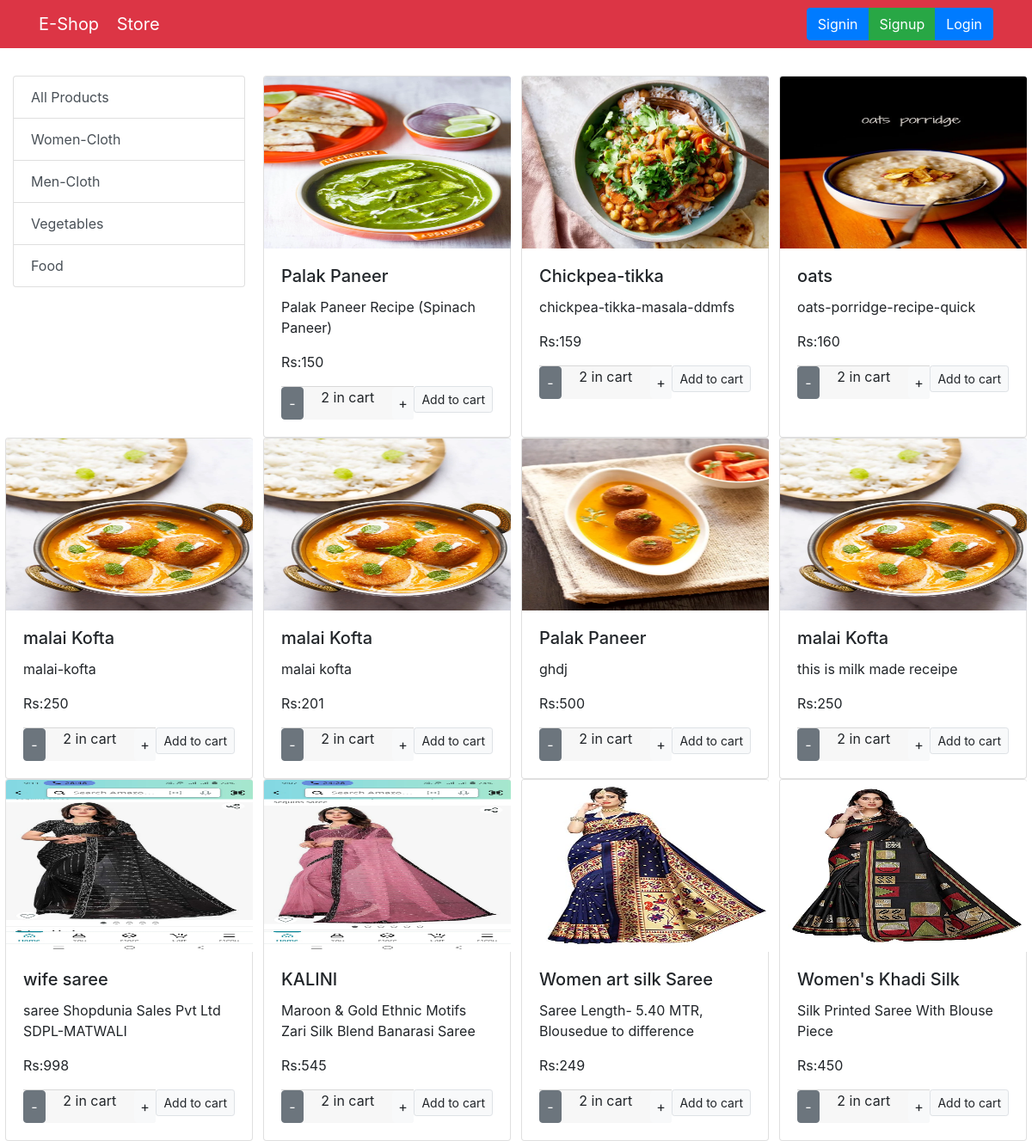
The app's page /index/ with its own data.
### WebApp/models/category.py (models this page shows, shortened)
class Category(models.Model):
    name=models.CharField(max_length=100)

### WebApp/models/product.py (models this page shows, shortened)
class Product(models.Model):
    name=models.CharField(max_length=50)
    price=models.IntegerField(default=0)
    category=models.ForeignKey(Category,on_delete=models.CASCADE,default=1)
    description=models.CharField(max_length=200,default='')
    image=models.ImageField(upload_to='products')
    productslug=AutoSlugField(populate_from='name',unique=True,null=True,default=None)
    @staticmethod
    def get_all_products():
        return Product.objects.all()

### WebApp/views.py (the view, shortened to what this page needs)
# urls.py: path('index/',views.index.as_view(),name='index'),
class index(View):
    def get(self,request):
        products=None
        categories=Category.objects.all()
        category_id=request.GET.get('category')
        if category_id:
            products=Product.get_all_products_by_id(category_id)
        else:
            products=Product.get_all_products()
            print(request.GET)
            context={'products':products,'categories':categories}
            return render(request,'myapp/index.html',context)

### template/myapp/index.html (shortened to what this page needs)
<!doctype html>
{% extends 'Myapp/base.html' %}
{% block body_block %}
<div class="container-fluid mt-3">
  <div class="row">
    <div class="col-lg-3">
      <a href="/index" class="list-group-item list-group-item-action">All Products</a>
      {% for category in categories %}
     <a href="/index/?category={{category.id}}" class="list-group-item list-group-item-action">{{category.name}}</a>
     {% endfor %}
    </div>
    {% for product in products %}
    <table>
        <tr>
            <div class="card mx-auto" style="width: 18rem;">
                <img src="/media/{{product.image}}" class="card-img-top" style="height: 200px; width:287px;"/>
                <div class="card-body">
                  <h5 class="card-title">{{ product.name}}</h5>
                  <p class="card-text">{{ product.description}}</p>
                  <P class="card-text">Rs:{{product.price}}</P>
                  <form method="POST" action=" ">
                  <input type="submit" class="float-right btn btn-light border btn-sm" value="Add to cart">
                  <div class="card-footer p-0 row no-gutters">
                    <input type="submit" value=" - " class="col-2 btn btn-block btn-secondary">
                    <div class="text-center col">2 in cart</div>
                    <input type="submit" value=" + " class="col-2 btn btn-block btn-light">
                  </div>
                </form>
                </div>
              </div>
          </tr>
        </table>
    {% endfor %}
</div>
</div>
    {% endblock %}

### template/myapp/base.html (shortened to what this page needs)
<!doctype html>
<html lang="en">
  <head>
    <link rel="stylesheet" href="https://cdn.jsdelivr.net/npm/bootstrap@4.0.0/dist/css/bootstrap.min.css">
  </head>
  <body>
    <nav class="navbar navbar-expand-lg navbar-dark bg-danger">
        <div class="container">
          <div class="navbar-header">
            <a class="navbar-brand" href="#">E-Shop</a>
            <a class="navbar-brand"  href="#">Store</a>
          </div>
          <ul class='nav navbar-nav navbar-right'>
            <div class="btn-group" role="group" aria-label="Basic example">
                <a href="/login" type="button" class="btn btn-primary">Signin</a>
                <a href="/signup" type="button" class="btn btn-success">Signup</a>
                <button type="button" class="btn btn-primary">Login</button>
              </div>
            </div>
      </nav>
  </body>
  {% block body_block %}
  {% endblock %}
</html>

### records on screen
Category: name "Women-Cloth"
Category: name "Men-Cloth"
Category: name "Vegetables"
Category: name "Food"
Product: image (picture), name "Palak Paneer", description "Palak Paneer Recipe (Spinach Paneer)", price "150"
Product: image (picture), name "Chickpea-tikka", description "chickpea-tikka-masala-ddmfs", price "159"
Product: image (picture), name "oats", description "oats-porridge-recipe-quick", price "160"
Product: image (picture), name "malai Kofta", description "malai-kofta", price "250"
Product: image (picture), name "malai Kofta", description "malai kofta", price "201"
Product: image (picture), name "Palak Paneer", description "ghdj", price "500"
Product: image (picture), name "malai Kofta", description "this is milk made receipe", price "250"
Product: image (picture), name "wife saree", description "saree Shopdunia Sales Pvt Ltd SDPL-MATWALI", price "998"
Product: image (picture), name "KALINI", description "Maroon & Gold Ethnic Motifs Zari Silk Blend Banarasi Saree", price "545"
Product: image (picture), name "Women art silk Saree", description "Saree Length- 5.40 MTR, Blousedue to difference", price "249"
Product: image (picture), name "Women's Khadi Silk", description "Silk Printed Saree With Blouse Piece", price "450"
